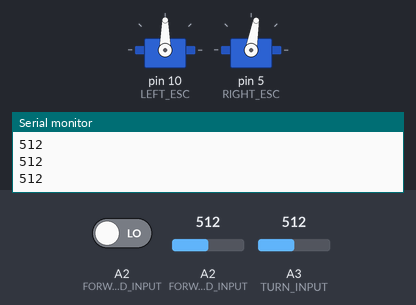
Simulated run of this sketch. Board: Arduino Uno, built with avr-gcc and run on an emulated ATmega328P. On the bench: 2 × servo, the last lines printed to the serial monitor. Inputs (shaded band) come from the test bench; at power-on: A2 (FORWARD_INPUT) = 512, A3 (TURN_INPUT) = 512, A2 (FORWARD_INPUT) LOW.

Above: at 1.2 s.
1.3 s: A2 (FORWARD_INPUT) set to 696
2.8 s: A2 (FORWARD_INPUT) set to 726
At 4.0 s:
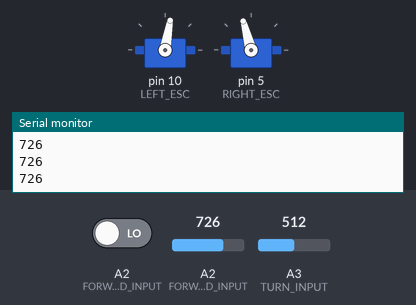
4.3 s: A2 (FORWARD_INPUT) set to 306
At 5.1 s:
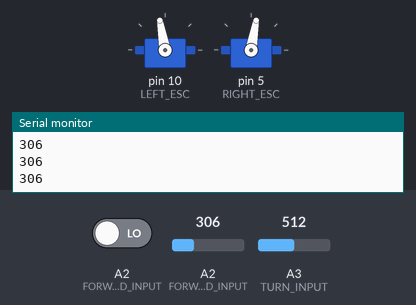
5.8 s: A3 (TURN_INPUT) set to 699
7.3 s: A3 (TURN_INPUT) set to 727
At 8.5 s:
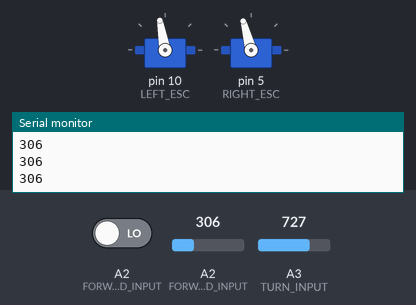
8.8 s: A3 (TURN_INPUT) set to 511
At 9.8 s:
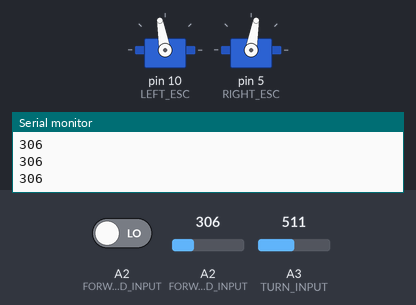
Timing chart, 0 to 11.3 s (numbered marks = the images above; inputs shaded):
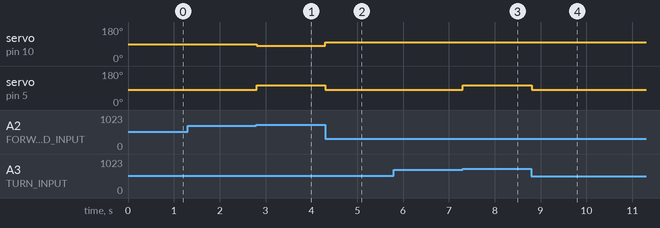

The sketch:

LostBet.ino
```cpp
#include<Servo.h>

//declare pin number constants
const int LEFT_ESC = 10;
const int RIGHT_ESC = 5;
const int FORWARD_INPUT = A2;
const int TURN_INPUT = A3;

Servo leftMotor;
Servo rightMotor;

/*
 * set up the ports
 */
void setup(){
  // set up the ESCs
  leftMotor.attach(LEFT_ESC);
  rightMotor.attach(RIGHT_ESC);

  // input ports
  pinMode(FORWARD_INPUT, INPUT);
  pinMode(TURN_INPUT, INPUT);

  Serial.begin(9600);
}

/*
 * Drive with the joystick input
 */
void loop(){
  Serial.println(analogRead(FORWARD_INPUT));
  // control right motor
  if (analogRead(TURN_INPUT) > 1023/2 + 200 || analogRead(FORWARD_INPUT) > 1023/2 + 200)
    rightMotor.write(105);// right forward
  else if(digitalRead(FORWARD_INPUT) < 1023/2 - 200)
    rightMotor.write(80);// back
  else
    rightMotor.write(90);// stop
  // control left motor
  if (analogRead(TURN_INPUT) < 1023/2 - 200 || analogRead(FORWARD_INPUT) > 1023/2 + 200)
    leftMotor.write(80);// left forward
  else if(analogRead(FORWARD_INPUT) < 1023/2 - 200)
    leftMotor.write(100);// back
  else
    leftMotor.write(90);// stop
}
```

Measured:
- the behaviour switches between 711 and 712 on A2 (FORWARD_INPUT) (found by bisection; images 0 and 1)
- the behaviour switches between 711 and 712 on A3 (TURN_INPUT) (found by bisection; images 2 and 3)
- after the input at 2.8 s, servo on pin 10 (LEFT_ESC): 90° → 80° at once; servo on pin 5 (RIGHT_ESC): 80° → 105° at once
- after the input at 4.3 s, servo on pin 10 (LEFT_ESC): 80° → 100° at once; servo on pin 5 (RIGHT_ESC): 105° → 80° at once
- after the input at 7.3 s, servo on pin 5 (RIGHT_ESC): 80° → 105° at once
- after the input at 8.8 s, servo on pin 5 (RIGHT_ESC): 105° → 80° at once
